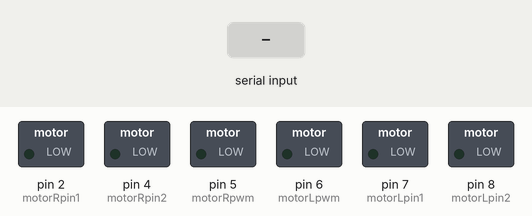
This sketch was run on a simulated Arduino Uno, built with avr-gcc and run on an emulated ATmega328P. Parts: switched loads named in the sketch (green lamp = pin HIGH). The test bench sets the inputs (shaded band).

Above: at 1.2 s.
1.3 s: "n" received over Serial
At 2.0 s:
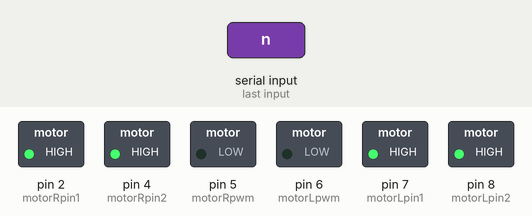
2.8 s: "F" received over Serial
At 3.1 s:
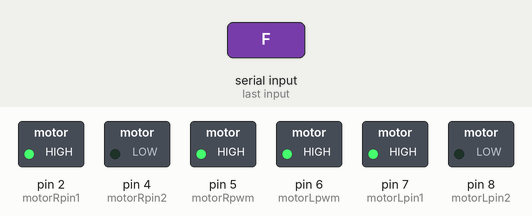
4.3 s: "R" received over Serial
At 5.5 s:
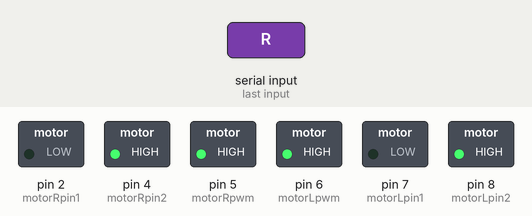
5.8 s: "TL" received over Serial
At 6.8 s:
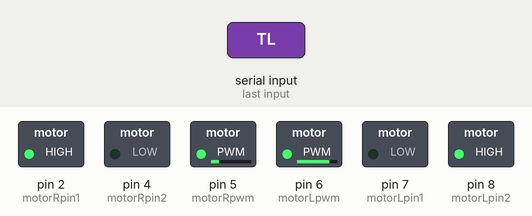
7.3 s: "TR" received over Serial
At 7.9 s:
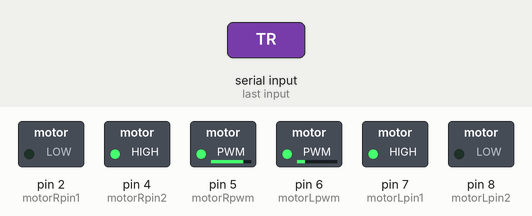
8.8 s: "F" received over Serial
At 10.1 s:
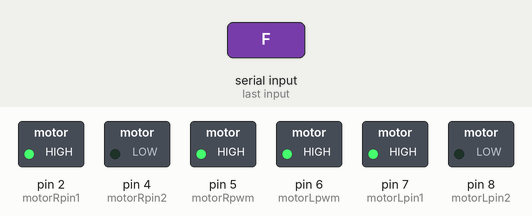
Timing chart, 0 to 11.3 s (numbered marks = the images above; inputs shaded):
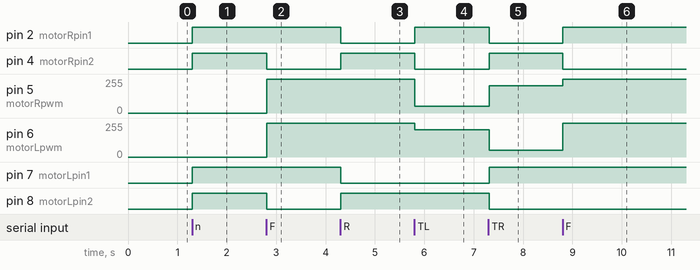

Measured:
- after the input at 1.3 s, pin 2 (motorRpin1), pin 4 (motorRpin2), pin 7 (motorLpin1), pin 8 (motorLpin2): LOW → HIGH at once
- after the input at 2.8 s, pin 4 (motorRpin2), pin 8 (motorLpin2): HIGH → LOW at once; pin 5 (motorRpwm), pin 6 (motorLpwm): 0/255 → 255/255 at once
- after the input at 4.3 s, pin 2 (motorRpin1), pin 7 (motorLpin1): HIGH → LOW at once; pin 4 (motorRpin2), pin 8 (motorLpin2): LOW → HIGH at once
- after the input at 5.8 s, pin 2 (motorRpin1): LOW → HIGH at once; pin 4 (motorRpin2): HIGH → LOW at once; pin 5 (motorRpwm): 255/255 → 49/255 at once; pin 6 (motorLpwm): 255/255 → 205/255 at once
- after the input at 7.3 s, pin 2 (motorRpin1), pin 8 (motorLpin2): HIGH → LOW at once; pin 4 (motorRpin2), pin 7 (motorLpin1): LOW → HIGH at once; pin 5 (motorRpwm): 49/255 → 205/255 at once; pin 6 (motorLpwm): 205/255 → 49/255 at once
- after the input at 8.8 s, pin 2 (motorRpin1): LOW → HIGH at once; pin 4 (motorRpin2): HIGH → LOW at once; pin 5 (motorRpwm): 205/255 → 255/255 at once; pin 6 (motorLpwm): 49/255 → 255/255 at once

The sketch:

Bluetooth-Car.ino
```cpp
int motorLpin1=7;
int motorLpin2=8;
int motorRpin1=2;
int motorRpin2=4;
int motorLpwm=6;
int motorRpwm=5;

int motorSpeed=255;
int turn=50;

void setup() {
  Serial.begin(9600);
  Serial.flush();
  pinMode(motorLpin1,OUTPUT);
  pinMode(motorLpin2,OUTPUT);
  pinMode(motorRpin1,OUTPUT);
  pinMode(motorRpin2,OUTPUT);
  pinMode(motorLpwm,OUTPUT);
  pinMode(motorRpwm,OUTPUT);
}

void loop() {
  String input="";
  while(Serial.available()){
    input+=(char)Serial.read();
    delay(5);
  }

  if(input=="n"){
    stp();
  }
  else if(input=="F"){
    fwd();
  }
  else if(input=="R"){
    rev();
  }
  else if(input.indexOf("TL")>-1){
    lft();
  }
  else if(input.indexOf("TR")>-1){
    rght();
  }
  else if(input!=""){
    motorSpeed=input.toInt();
  }
}

void fwd(){
  analogWrite(motorLpwm,motorSpeed);
  analogWrite(motorRpwm,motorSpeed);
  digitalWrite(motorLpin1,1);
  digitalWrite(motorLpin2,0);
  digitalWrite(motorRpin1,1);
  digitalWrite(motorRpin2,0);
}

void rev(){
  analogWrite(motorLpwm,motorSpeed);
  analogWrite(motorRpwm,motorSpeed);
  digitalWrite(motorLpin1,0);
  digitalWrite(motorLpin2,1);
  digitalWrite(motorRpin1,0);
  digitalWrite(motorRpin2,1);
}

void lft(){
  analogWrite(motorLpwm,motorSpeed-turn);
  analogWrite(motorRpwm,motorSpeed+turn);
  digitalWrite(motorLpin1,0);
  digitalWrite(motorLpin2,1);
  digitalWrite(motorRpin1,1);
  digitalWrite(motorRpin2,0);
}

void rght(){
  analogWrite(motorLpwm,motorSpeed+turn);
  analogWrite(motorRpwm,motorSpeed-turn);
  digitalWrite(motorLpin1,1);
  digitalWrite(motorLpin2,0);
  digitalWrite(motorRpin1,0);
  digitalWrite(motorRpin2,1);
}

void stp(){
  analogWrite(motorLpwm,0);
  analogWrite(motorRpwm,0);
  digitalWrite(motorLpin1,1);
  digitalWrite(motorLpin2,1);
  digitalWrite(motorRpin1,1);
  digitalWrite(motorRpin2,1);
}
```
